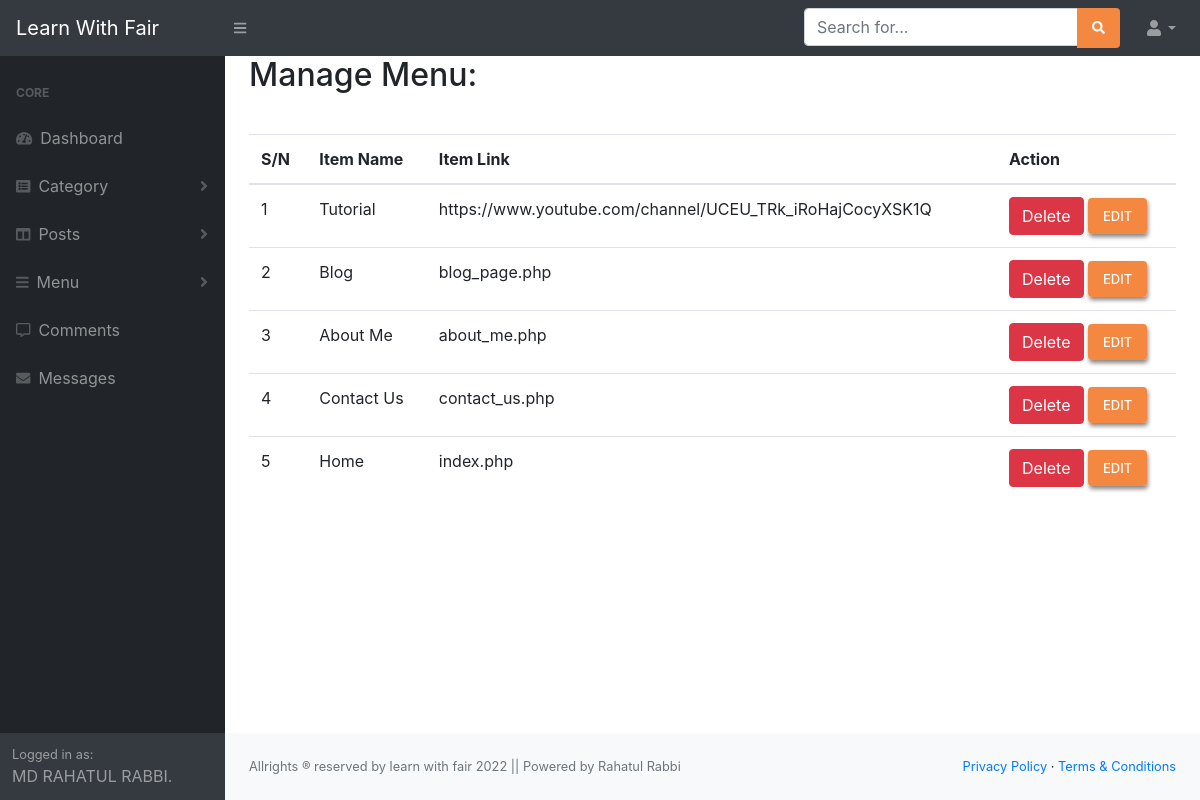
The app's page /blog/admin/manage_menu.php (signed in) with its own data.
### tables this page shows
CREATE TABLE `header_menu` (
  `menu_id` int(255) NOT NULL,
  `menu_title` varchar(255) NOT NULL,
  `menu_link` varchar(255) NOT NULL
);

### blog/admin/manage_menu.php (called while the page is built, shortened)
<?php
include 'template.php';
?>

### blog/admin/class/function.php (called while the page is built, shortened)
<?php
class blogProject {
    private $conn;
    public function __CONSTRUCT() {
        $bdhost     = "localhost";
        $dbuser     = "root";
        $dbpassword = "";
        $dbname     = "blog_project";
        $this->conn = mysqli_connect( $bdhost, $dbuser, $dbpassword, $dbname );
    }
    public function display_menu_item() {
        $display_menu_item_query3="SELECT * FROM header_menu ORDER BY menu_id DESC";
        $return_header_menu_mgs3 = mysqli_query( $this->conn, $display_menu_item_query3 );
       return $return_header_menu_mgs3;
    }
}

### blog/admin/view/manage_menu_view.php (the view, shortened to what this page needs)
<?php
$data = $obj->display_menu_item();
?>
<h2>Manage Menu:</h2><br>
<table class="table">
    <thead>
        <tr>
            <th>S/N</th>
            <th>Item Name</th>
            <th>Item Link</th>
            <th>Action</th>
        </tr>
    </thead>
    <tbody>
        <?php $count = 1;while ( $info = mysqli_fetch_assoc( $data ) ) {?>
        <tr>
            <td><?php echo $count++; ?></td>
            <td><?php echo $info['menu_title']; ?></td>
            <td><?php echo $info['menu_link']; ?></td>
            <td>
                <a type="submit" href="?status=menu_item_dlt&&id=<?php echo $info['menu_id']; ?>" name="menu_item_dlt"
                    class="btn btn-danger">Delete</a>
                <a href="./edit_menu_item.php?status=update_menu_item&&id=<?php echo $info['menu_id']; ?>"
                    name="menu_item_edit" class="btn my-btn">Edit</a>
            </td>
        </tr>
        <?php }?>
    </tbody>
</table>

### blog/admin/include/head.php (style rules this page uses)
.my-btn { display: inline; background-color: #f48840; color: #fff; font-size: 13px; font-weight: 500; padding: 10px 15px; text-transform: uppercase; transition: all .3s; border: none; cursor: pointer; box-shadow: 1px 3px 4px rgb(136, 132, 132); }

### records on screen
header_menu: menu_title "Tutorial", menu_link "https://www.youtube.com/channel/UCEU_TRk_iRoHajCocyXSK1Q"
header_menu: menu_title "Blog", menu_link "blog_page.php"
header_menu: menu_title "About Me", menu_link "about_me.php"
header_menu: menu_title "Contact Us", menu_link "contact_us.php"
header_menu: menu_title "Home", menu_link "index.php"
